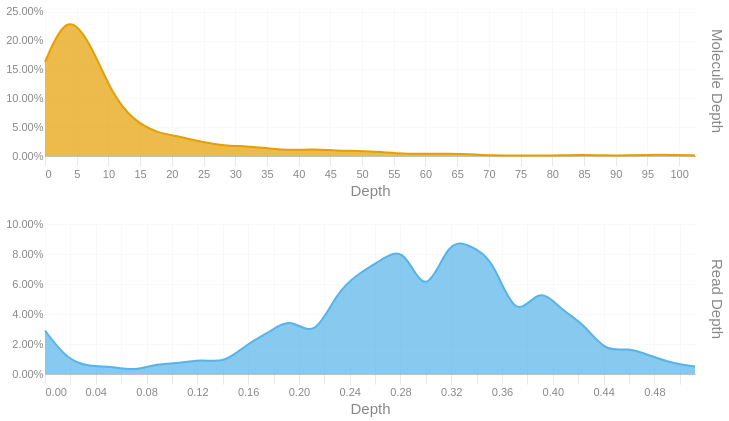

This figure's notebook cell:
### Code cell
readdep = depth_hist(tb['Read Depth'], q99, 3)
readdep = readdep.with_columns(pl.lit('Read Depth').alias('Metric'))
if not SKIPLR:
    moldep = depth_hist(tb['Molecule Depth'], mol_q99, 1)
    moldep = moldep.with_columns(pl.lit('Molecule Depth').alias('Metric'))
    _hist = pl.concat([readdep, moldep])
    _hist = _hist.filter(pl.col('Proportion') != 0)
    with SafeRender(_hist):
        (
            alt.Chart(_hist)        
            .mark_area(interpolate = "basis")
            .encode(
                x=alt.X('Bin:Q').scale(domainMin=0).axis(alt.Axis(title='Depth')),
                y = alt.Y('Proportion:Q', title = None).axis(format = '.2%'),
                color = alt.Color('Metric:N').legend(None),
                row = alt.Row("Metric:N").header(title = None, labelOrient = 'right'),
                tooltip = [
                    alt.Tooltip("Metric:N", title = "Metric"),
                    alt.Tooltip('Interval:N', title = "Depth Interval"),
                    alt.Tooltip('Proportion:Q', title = "% Alignments").format('.2%')
                ]
            )
            .resolve_scale(x='independent', y='independent')
            .properties(
                height = 150, width = 650,
                usermeta={'embedOptions': {'downloadFileName': f'{samplename}.depth.hist'}}
            )
        ).display()
else:
    readdep = readdep.filter(pl.col('Proportion') != 0)
    with SafeRender(readdep):
        (
            alt.Chart(readdep)        
            .mark_area(interpolate = "basis")
            .encode(
                x=alt.X('Bin:Q').scale(domainMin=0).axis(alt.Axis(title='Depth')),
                y = alt.Y('Proportion:Q', title = None).axis(format = '.2%'),
                tooltip = [
                    alt.Tooltip('Interval:N', title = "Depth Interval"),
                    alt.Tooltip('Proportion:Q', title = "% Alignments").format('.2%')
                ]
            )
            .properties(
                usermeta={'embedOptions': {'downloadFileName': f'{samplename}.depth.hist'}}
            )
        ).display()

### Figure 1 — Vega-Lite specification as saved in the notebook (floating-point values rounded to 4 significant figures)
{"width": 650, "height": 150, "config": {"title": {"anchor": "start", "dy": -15, "fontSize": 18, "color": "#888888", "subtitleColor": "#888888", "subtitleFontSize": 14}, "arc": {"fill": "#0072B2"}, "axis": {"domainColor": "#888888", "domainWidth": 0.5, "gridWidth": 0.2, "grid": false, "titleFontWeight": 400, "titleFontSize": 15, "labelFontSize": 11, "labelColor": "#888888", "tickColor": "#888888", "tickWidth": 0.2, "titleColor": "#888888"}, "axisBand": {"grid": false}, "axisX": {"grid": true, "tickSize": 10, "domainCap": "round"}, "axisY": {"domain": false, "grid": true, "tickSize": 0, "domainCap": "round"}, "background": "transparent", "header": {"labelFontSize": 15, "labelColor": "#888888", "titleFontSize": 15, "titleFontWeight": 600, "titleColor": "#888888"}, "legend": {"labelFont": "sans-serif", "labelFontSize": 12, "labelColor": "#888888", "symbolSize": 100, "symbolType": "circle", "titleFontSize": 12, "titlePadding": 10, "titleColor": "#888888", "title": null}, "range": {"category": ["#E69F00", "#56B4E9", "#009E73", "#F0E442", "#0072B2", "#D55E00", "#CC79A7", "#000000"], "diverging": ["#cfe8f3", "#a2d4ec", "#73bfe2", "#46abdb", "#1696d2", "#12719e"]}, "area": {"fill": "#0072B2", "fillOpacity": 0.7, "line": true, "strokeOpacity": 0.7}, "line": {"color": "#0072B2", "stroke": "#0072B2", "strokeWidth": 2}, "trail": {"color": "#0072B2", "stroke": "#0072B2", "strokeWidth": 0, "size": 1}, "point": {"filled": true, "fillOpacity": 1.0, "size": 95}, "text": {"color": "#888888", "fontSize": 11, "align": "right", "fontWeight": 400, "size": 11}, "bar": {"fill": "#0072B2", "stroke": null}, "view": {"stroke": null, "continuousWidth": 660, "continuousHeight": 400}}, "data": {"name": "data-d0a408465f78cc7ecb90a415f6ac347a"}, "mark": {"type": "area", "interpolate": "basis"}, "encoding": {"color": {"field": "Metric", "legend": null, "type": "nominal"}, "row": {"field": "Metric", "header": {"title": null, "labelOrient": "right"}, "type": "nominal"}, "tooltip": [{"field": "Metric", "title": "Metric", "type": "nominal"}, {"field": "Interval", "title": "Depth Interval", "type": "nominal"}, {"field": "Proportion", "format": ".2%", "title": "% Alignments", "type": "quantitative"}], "x": {"axis": {"title": "Depth"}, "field": "Bin", "scale": {"domainMin": 0}, "type": "quantitative"}, "y": {"axis": {"format": ".2%"}, "field": "Proportion", "title": null, "type": "quantitative"}}, "resolve": {"scale": {"x": "independent", "y": "independent"}}, "usermeta": {"embedOptions": {"downloadFileName": "S3_Annapolis_038.depth.hist"}}, "$schema": "https://vega.github.io/schema/vega-lite/v6.1.0.json", "datasets": {"data-d0a408465f78cc7ecb90a415f6ac347a": [{"Bin": 0.0, "Interval": "0.0-0.018", "Proportion": 0.029, "Metric": "Read Depth"}, {"Bin": 0.018, "Interval": "0.018-0.035", "Proportion": 0.009, "Metric": "Read Depth"}, {"Bin": 0.035, "Interval": "0.035-0.053", "Proportion": 0.005, "Metric": "Read Depth"}, {"Bin": 0.053, "Interval": "0.053-0.071", "Proportion": 0.005, "Metric": "Read Depth"}, {"Bin": 0.071, "Interval": "0.071-0.088", "Proportion": 0.002, "Metric": "Read Depth"}, {"Bin": 0.088, "Interval": "0.088-0.106", "Proportion": 0.007, "Metric": "Read Depth"}, {"Bin": 0.106, "Interval": "0.106-0.124", "Proportion": 0.007, "Metric": "Read Depth"}, {"Bin": 0.124, "Interval": "0.124-0.141", "Proportion": 0.01, "Metric": "Read Depth"}, {"Bin": 0.141, "Interval": "0.141-0.159", "Proportion": 0.007, "Metric": "Read Depth"}, {"Bin": 0.159, "Interval": "0.159-0.177", "Proportion": 0.02, "Metric": "Read Depth"}, {"Bin": 0.177, "Interval": "0.177-0.194", "Proportion": 0.028, "Metric": "Read Depth"}, {"Bin": 0.194, "Interval": "0.194-0.212", "Proportion": 0.038, "Metric": "Read Depth"}, {"Bin": 0.212, "Interval": "0.212-0.23", "Proportion": 0.023, "Metric": "Read Depth"}, {"Bin": 0.23, "Interval": "0.23-0.247", "Proportion": 0.055, "Metric": "Read Depth"}, {"Bin": 0.247, "Interval": "0.247-0.265", "Proportion": 0.067, "Metric": "Read Depth"}, {"Bin": 0.265, "Interval": "0.265-0.283", "Proportion": 0.076, "Metric": "Read Depth"}, {"Bin": 0.283, "Interval": "0.283-0.3", "Proportion": 0.086, "Metric": "Read Depth"}, {"Bin": 0.3, "Interval": "0.3-0.318", "Proportion": 0.048, "Metric": "Read Depth"}, {"Bin": 0.318, "Interval": "0.318-0.336", "Proportion": 0.091, "Metric": "Read Depth"}, {"Bin": 0.336, "Interval": "0.336-0.353", "Proportion": 0.085, "Metric": "Read Depth"}, {"Bin": 0.353, "Interval": "0.353-0.371", "Proportion": 0.077, "Metric": "Read Depth"}, {"Bin": 0.371, "Interval": "0.371-0.389", "Proportion": 0.034, "Metric": "Read Depth"}, {"Bin": 0.389, "Interval": "0.389-0.406", "Proportion": 0.059, "Metric": "Read Depth"}, {"Bin": 0.406, "Interval": "0.406-0.424", "Proportion": 0.043, "Metric": "Read Depth"}, {"Bin": 0.424, "Interval": "0.424-0.442", "Proportion": 0.034, "Metric": "Read Depth"}, {"Bin": 0.442, "Interval": "0.442-0.459", "Proportion": 0.014, "Metric": "Read Depth"}, {"Bin": 0.459, "Interval": "0.459-0.477", "Proportion": 0.018, "Metric": "Read Depth"}, {"Bin": 0.477, "Interval": "0.477-0.495", "Proportion": 0.012, "Metric": "Read Depth"}, {"Bin": 0.495, "Interval": "0.495-0.512", "Proportion": 0.007, "Metric": "Read Depth"}, {"Bin": 0.512, "Interval": "0.512-0.53", "Proportion": 0.005, "Metric": "Read Depth"}, {"Bin": 0.0, "Interval": "0.0-3.5", "Proportion": 0.163, "Metric": "Molecule Depth"}, {"Bin": 3.5, "Interval": "3.5-7.1", "Proportion": 0.251, "Metric": "Molecule Depth"}, {"Bin": 7.1, "Interval": "7.1-10.6", "Proportion": 0.198, "Metric": "Molecule Depth"}, {"Bin": 10.6, "Interval": "10.6-14.1", "Proportion": 0.106, "Metric": "Molecule Depth"}, {"Bin": 14.1, "Interval": "14.1-17.7", "Proportion": 0.06, "Metric": "Molecule Depth"}, {"Bin": 17.7, "Interval": "17.7-21.2", "Proportion": 0.04, "Metric": "Molecule Depth"}, {"Bin": 21.2, "Interval": "21.2-24.7", "Proportion": 0.034, "Metric": "Molecule Depth"}, {"Bin": 24.7, "Interval": "24.7-28.3", "Proportion": 0.024, "Metric": "Molecule Depth"}, {"Bin": 28.3, "Interval": "28.3-31.8", "Proportion": 0.018, "Metric": "Molecule Depth"}, {"Bin": 31.8, "Interval": "31.8-35.3", "Proportion": 0.017, "Metric": "Molecule Depth"}, {"Bin": 35.3, "Interval": "35.3-38.9", "Proportion": 0.013, "Metric": "Molecule Depth"}, {"Bin": 38.9, "Interval": "38.9-42.4", "Proportion": 0.01, "Metric": "Molecule Depth"}, {"Bin": 42.4, "Interval": "42.4-45.9", "Proportion": 0.012, "Metric": "Molecule Depth"}, {"Bin": 45.9, "Interval": "45.9-49.5", "Proportion": 0.009, "Metric": "Molecule Depth"}, {"Bin": 49.5, "Interval": "49.5-53.0", "Proportion": 0.009, "Metric": "Molecule Depth"}, {"Bin": 53.0, "Interval": "53.0-56.5", "Proportion": 0.007, "Metric": "Molecule Depth"}, {"Bin": 56.5, "Interval": "56.5-60.1", "Proportion": 0.004, "Metric": "Molecule Depth"}, {"Bin": 60.1, "Interval": "60.1-63.6", "Proportion": 0.004, "Metric": "Molecule Depth"}, {"Bin": 63.6, "Interval": "63.6-67.1", "Proportion": 0.004, "Metric": "Molecule Depth"}, {"Bin": 67.1, "Interval": "67.1-70.7", "Proportion": 0.003, "Metric": "Molecule Depth"}, {"Bin": 70.7, "Interval": "70.7-74.2", "Proportion": 0.001, "Metric": "Molecule Depth"}, {"Bin": 74.2, "Interval": "74.2-77.7", "Proportion": 0.001, "Metric": "Molecule Depth"}, {"Bin": 77.7, "Interval": "77.7-81.3", "Proportion": 0.001, "Metric": "Molecule Depth"}, {"Bin": 81.3, "Interval": "81.3-84.8", "Proportion": 0.001, "Metric": "Molecule Depth"}, {"Bin": 84.8, "Interval": "84.8-88.3", "Proportion": 0.002, "Metric": "Molecule Depth"}, {"Bin": 88.3, "Interval": "88.3-91.9", "Proportion": 0.001, "Metric": "Molecule Depth"}, {"Bin": 91.9, "Interval": "91.9-95.4", "Proportion": 0.001, "Metric": "Molecule Depth"}, {"Bin": 95.4, "Interval": "95.4-98.9", "Proportion": 0.002, "Metric": "Molecule Depth"}, {"Bin": 98.9, "Interval": "98.9-102.5", "Proportion": 0.002, "Metric": "Molecule Depth"}, {"Bin": 102.5, "Interval": "102.5-106.0", "Proportion": 0.001, "Metric": "Molecule Depth"}]}}
